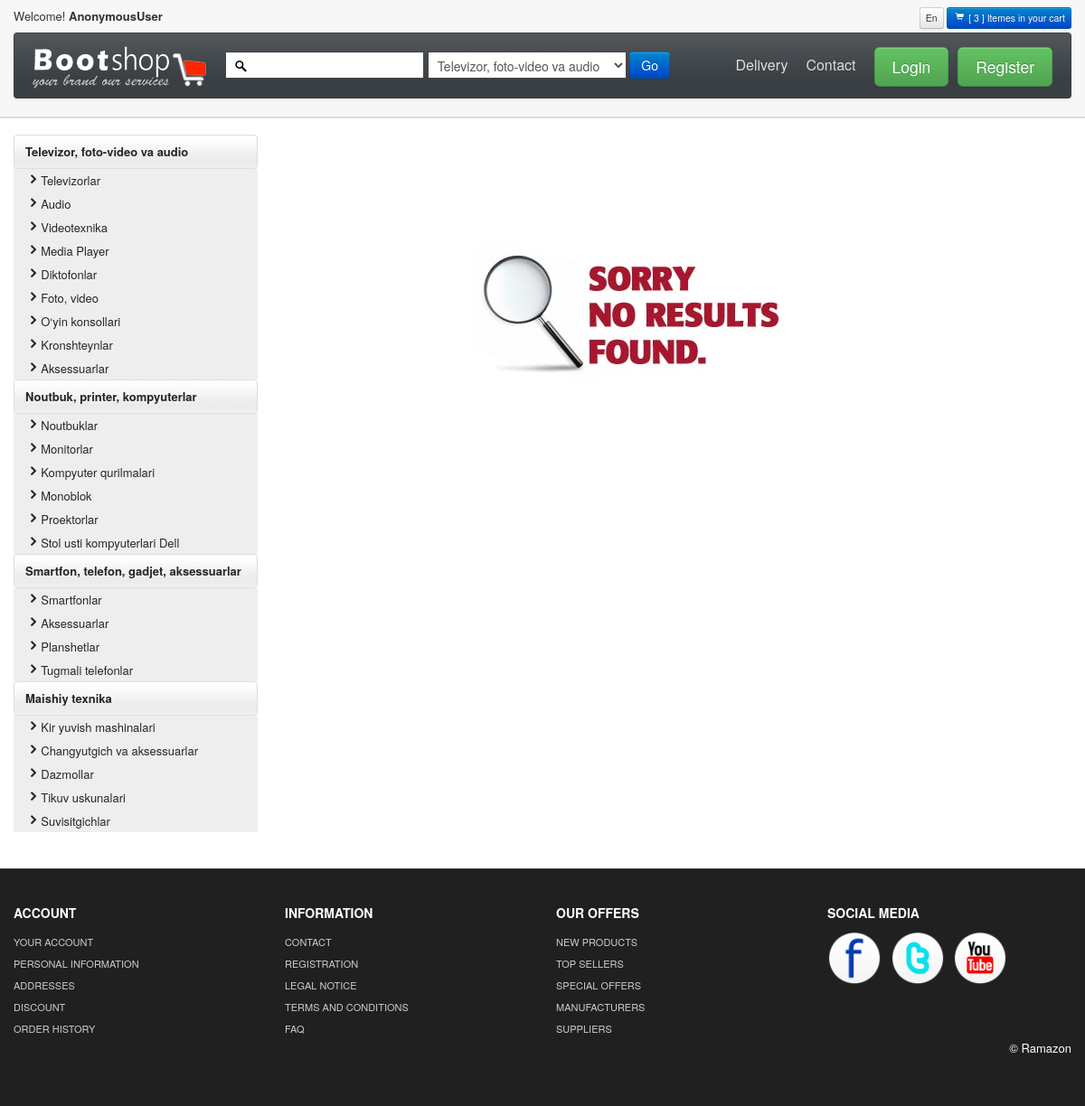
Page /ctglist/64/ on the committed database.
### account/models.py (models this page shows, shortened)
class CtgModel(models.Model):
	name = models.CharField(max_length=250)
	slug = models.CharField(max_length=250)

class CtgTypeModel(models.Model):
	name_type = models.CharField(max_length=250)
	ctg=models.ForeignKey(CtgModel , on_delete=models.CASCADE)

### account/views.py (the view)
# urls.py: path('ctglist/<int:pk>/' , ctglisting , name='ctglist' ),
def ctglisting(request , pk):
	if request.POST:
		page_number=1
		if request.user.is_authenticated:
			maxsulot=request.POST.get("product_id")
			is_costumer=True
			take_p=ProductModel.objects.get(id=int(maxsulot))
			try :
				filters=Karzinka.objects.get(title_k=take_p.title)
			except:
				filters=None
			if filters and filters.is_delier == True :
				filters.soni+=1
				filters.total_cost=filters.price_k*filters.soni
				filters.save()
			else :
				kor=Karzinka()
				kor.title_k= take_p.title
				kor.image_k=take_p.image
				kor.price_k=take_p.price
				kor.username = request.user
				kor.catrgory_k=take_p.ctgType
				kor.is_delier=True
				kor.total_cost = take_p.price
				kor.soni=1
				kor.save()
		else:
			is_costumer=False
			return	redirect('login')
	elif request.GET:
		page_number = request.GET.get('page')
		is_costumer=False
		take_p=''
	elif not request.POST and not request.GET:
		page_number = 1
		take_p=''
		is_costumer=False
	a=CtgModel.objects.all()
	b=CtgTypeModel.objects.all()
	d=CtgTypeModel.objects.filter(ctg_id=pk)
	if d:
		s=""
		for i in d:
			if (d[len(d)-1]).id == i.id:
				s+=f'(ctgType_id="{i.id}")'
			else:
				s+=f'(ctgType_id="{i.id}")or'
	else :
		s="ctgType_id=0"
	print('??????' ,s)
	contact_list = ProductModel.objects.raw	(f""" SELECT account_productmodel.id , account_productmodel.image ,account_productmodel.image1,
account_productmodel.image2,account_productmodel.image3,account_productmodel.text ,
account_productmodel.price ,account_productmodel.is_active ,account_productmodel.brand FROM
account_productmodel WHERE {s} """)
	if contact_list :
		paginator = Paginator(contact_list, 2) # Show 25 contacts per page.
		if request.GET:
			page_number = request.GET.get('page')
		else :
			page_number=1
		page_obj = paginator.get_page(page_number)
		return render(request, 'list.html', {'page_obj': page_obj ,'ctgs':a,'ctgType':b ,
		 'p':paginator ,'activ':int(page_number),'is_costumer':is_costumer	, 'take_p':take_p})
	else:
		return render(request, 'not_list.html', { 'ctgs':a,'ctgType':b })

### templates/not_list.html (shortened to what this page needs)
<!DOCTYPE html>
{% load static %}
<html lang="en">
  <head>
    <link id="callCss" rel="stylesheet" href="{% static 'themes/bootshop/bootstrap.min.css' %}" media="screen"/>
    <link href="{% static 'themes/css/base.css' %}" rel="stylesheet" media="screen"/>
    <link href="{% static 'themes/css/bootstrap-responsive.min.css' %}" rel="stylesheet"/>
    <link href="{% static 'themes/css/font-awesome.css' %}" rel="stylesheet" type="text/css">
    <link href="{% static 'themes/js/google-code-prettify/prettify.css' %}" rel="stylesheet"/>
  </head>
<body>
<div id="header">
<div class="container">
<div id="welcomeLine" class="row">
    <div class="span6">Welcome!<strong> {{request.user}}</strong></div>
    <div class="span6">
    <div class="pull-right">
        <span class="btn btn-mini">En</span>
        <a href="product_summary.html"><span class="btn btn-mini btn-primary"><i class="icon-shopping-cart icon-white"></i> [ 3 ] Itemes in your cart </span> </a>
    </div>
    </div>
</div>
<div id="logoArea" class="navbar">
  <div class="navbar-inner">
    <a class="brand" href="{% url 'home' %}"><img src="{% static 'themes/images/logo.png' %}" alt="Bootsshop"/></a>
        <form class="form-inline navbar-search" method="post" action="products.html" >
        <input id="srchFld" class="srchTxt" type="text" />
          <select class="srchTxt">
            {% for i in ctgs %}
            <option>{{i.name}}</option>
            {% endfor %}
        </select>
          <button type="submit" id="submitButton" class="btn btn-primary">Go</button>
    </form>
    <ul id="topMenu" class="nav pull-right">
     <li class=""><a href="normal.html">Delivery</a></li>
     <li class=""><a href="contact.html">Contact</a></li>
     <li class="">
     <a href="{% url 'login' %}" role="button" data-toggle="modal" style="padding-right:0"><button class="btn btn-large btn-success">Login</button></a>
     </li>{% if not request.user.is_authenticated %}
      <li class="">
    <a href="{% url 'register' %}" role="button" data-toggle="modal" style="padding-right:0"><button class="btn btn-large btn-success">Register</button></a>
    </li>
    {% else %}
    <li class="">
     <a href="{% url 'logout' %}" role="button" data-toggle="modal" style="padding-right:0"><button class="btn btn-large btn-success">Logout</button></a>
     </li>{% endif %}
    </ul>
  </div>
</div>
</div>
</div>
<div id="mainBody" >
    <div class="container" >
    <div class="row"><img src="{% static 'images/not1.jpg' %}"  style="margin-left:20%; margin-top:10% ;"> </img>
    <div id="sidebar" class="span3">
        {% for i in ctgs %}
        <ul id="sideManu" class="nav nav-tabs nav-stacked">
            <li class="subMenu open"><a> {{i.name}}</a>
                 {% for j in ctgType %}{% if j.ctg_id == i.id%}<ul>
                <li><a class="active" href="{% url 'list' pk=j.id %}"><i class="icon-chevron-right"></i>{{j.name_type}}</a></li>
                </ul>{% endif %}{% endfor %}
            </li>
        </ul>{% endfor %}
        <br/>
</div>
</div>
</div>
    <div  id="footerSection">
    <div class="container">
        <div class="row">
            <div class="span3">
                <h5>ACCOUNT</h5>
                <a href="login.html">YOUR ACCOUNT</a>
                <a href="login.html">PERSONAL INFORMATION</a>
                <a href="login.html">ADDRESSES</a>
                <a href="login.html">DISCOUNT</a>
                <a href="login.html">ORDER HISTORY</a>
             </div>
            <div class="span3">
                <h5>INFORMATION</h5>
                <a href="contact.html">CONTACT</a>
                <a href="register.html">REGISTRATION</a>
                <a href="legal_notice.html">LEGAL NOTICE</a>
                <a href="tac.html">TERMS AND CONDITIONS</a>
                <a href="faq.html">FAQ</a>
             </div>
            <div class="span3">
                <h5>OUR OFFERS</h5>
                <a href="#">NEW PRODUCTS</a>
                <a href="#">TOP SELLERS</a>
                <a href="special_offer.html">SPECIAL OFFERS</a>
                <a href="#">MANUFACTURERS</a>
                <a href="#">SUPPLIERS</a>
             </div>
            <div id="socialMedia" class="span3 pull-right">
                <h5>SOCIAL MEDIA </h5>
                <a href="#"><img width="60" height="60" src="{% static 'themes/images/facebook.png' %}" title="facebook" alt="facebook"/></a>
                <a href="#"><img width="60" height="60" src="{% static 'themes/images/twitter.png' %}" title="twitter" alt="twitter"/></a>
                <a href="#"><img width="60" height="60" src="{% static 'themes/images/youtube.png' %}" title="youtube" alt="youtube"/></a>
             </div>
         </div>
        <p class="pull-right">&copy; Ramazon</p>
    </div>
    </div>
</body>
</html>

### static/themes/css/base.css (style rules this page uses)
#mainBody { border-top:2px solid #dedede; padding-top: 18px; }
#carouselBlk,#header { background: url(../images/headerRepeat.png) repeat-x 0 0 #f7f7f7; }
#srchFld { background: url(../images/search.png) no-repeat 4px center #fff; }
#logoArea, #logoArea a { line-height:49px; }
#logoArea .btn, #logoArea .btn-group { margin-top: 0; }
#welcomeLine { padding: 8px 0 4px }
#sidebar ul ul li a { font-size:12px; }
#sidebar ul { list-style: none;padding: 0;margin: 0;width: 100%; }
#sidebar li a { font-weight:bold; background:url(../images/tabRepeatInactive.png) repeat-x 0 0; color:#262626; }
#sidebar ul li li a { background:#eee; padding-left:14px;font-weight:normal;display:block; font-size:13px; line-height:26px; }
#footerSection { background: #202020;color: white;padding: 28px 0 44px;margin-top: 20px;border-top: 1px solid #444; }
#footerSection a { color:#ccc; font-size:11px; padding:0; line-height:24px; display:block; }
#footerSection #socialMedia a { min-width:25px; display:inline; margin-right:6px; text-align:center; line-height:1.5em; }
#socialMedia img { max-width:60px; }
.navbar-search .srchTxt { border-radius: 0;border: 1px solid #444; }
[class^="icon-"], [class*=" icon-"] { background-image: none; }
.navbar .nav > li > a { padding:10px;color: #DDD;text-shadow: none;font-size: 16px; }
#logoArea, #logoArea a { outline:none; }
.navbar .nav.pull-right, #sideManu { overflow:hidden; }
.navbar-search { margin-top: 8px; }

### rows in the picture
CtgModel: name "Televizor, foto-video va audio"
CtgTypeModel: name_type "Televizorlar"
CtgTypeModel: name_type "Audio"
CtgTypeModel: name_type "Videotexnika"
CtgTypeModel: name_type "Media Player"
CtgTypeModel: name_type "Diktofonlar"
CtgTypeModel: name_type "Foto, video"
CtgTypeModel: name_type "O‘yin konsollari"
CtgTypeModel: name_type "Kronshteynlar"
CtgTypeModel: name_type "Aksessuarlar"
CtgModel: name "Noutbuk, printer, kompyuterlar"
CtgTypeModel: name_type "Noutbuklar"
CtgTypeModel: name_type "Monitorlar"
CtgTypeModel: name_type "Kompyuter qurilmalari"
CtgTypeModel: name_type "Monoblok"
CtgTypeModel: name_type "Proektorlar"
CtgTypeModel: name_type "Stol usti kompyuterlari Dell"
CtgModel: name "Smartfon, telefon, gadjet, aksessuarlar"
CtgTypeModel: name_type "Smartfonlar"
CtgTypeModel: name_type "Aksessuarlar"
CtgTypeModel: name_type "Planshetlar"
CtgTypeModel: name_type "Tugmali telefonlar"
CtgModel: name "Maishiy texnika"
CtgTypeModel: name_type "Kir yuvish mashinalari"
CtgTypeModel: name_type "Changyutgich va aksessuarlar"
CtgTypeModel: name_type "Dazmollar"
CtgTypeModel: name_type "Tikuv uskunalari"
CtgTypeModel: name_type "Suvisitgichlar"

### other values in the picture
{{ request.user }} "AnonymousUser"
form field value "Televizor, foto-video va audio"
